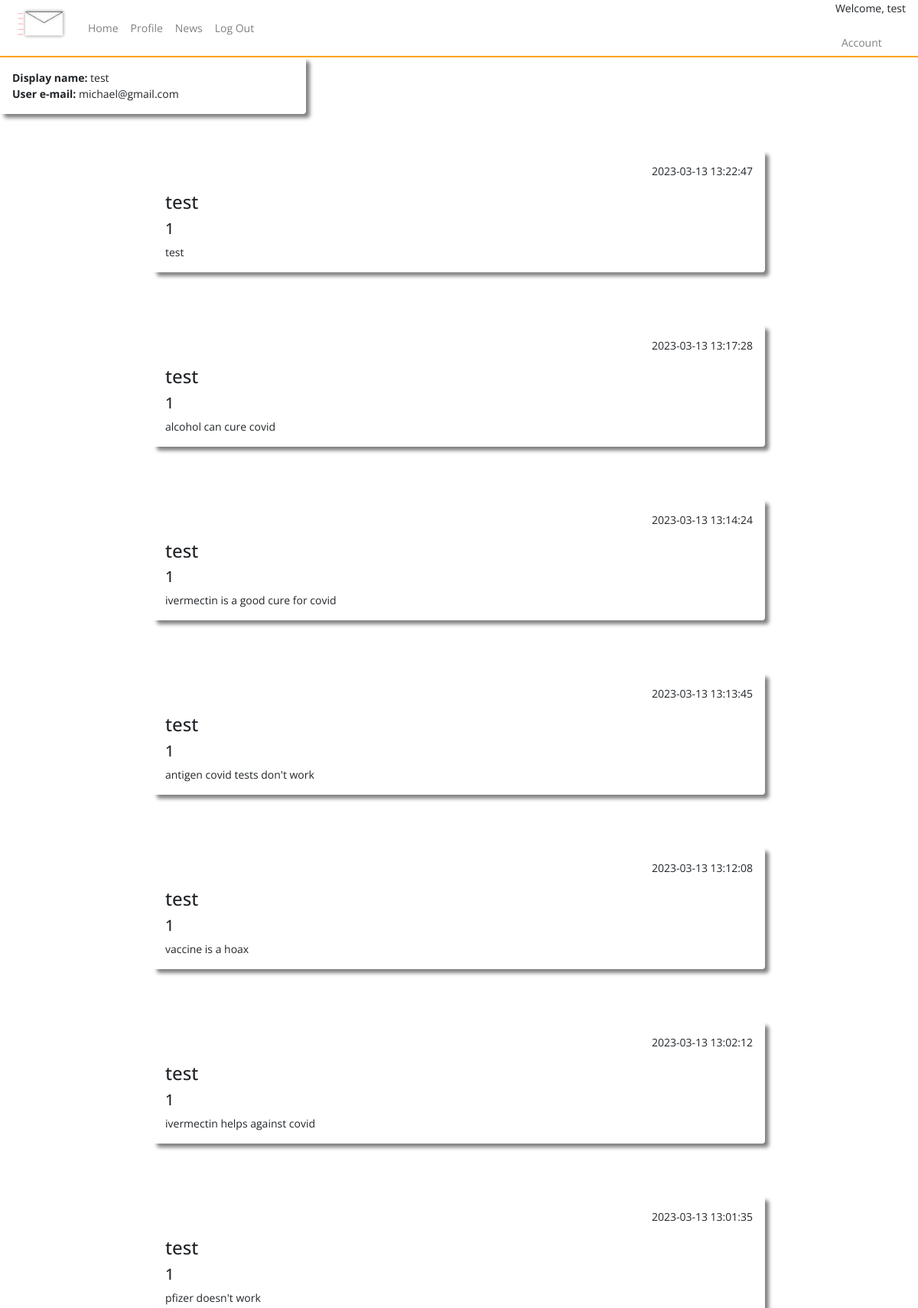
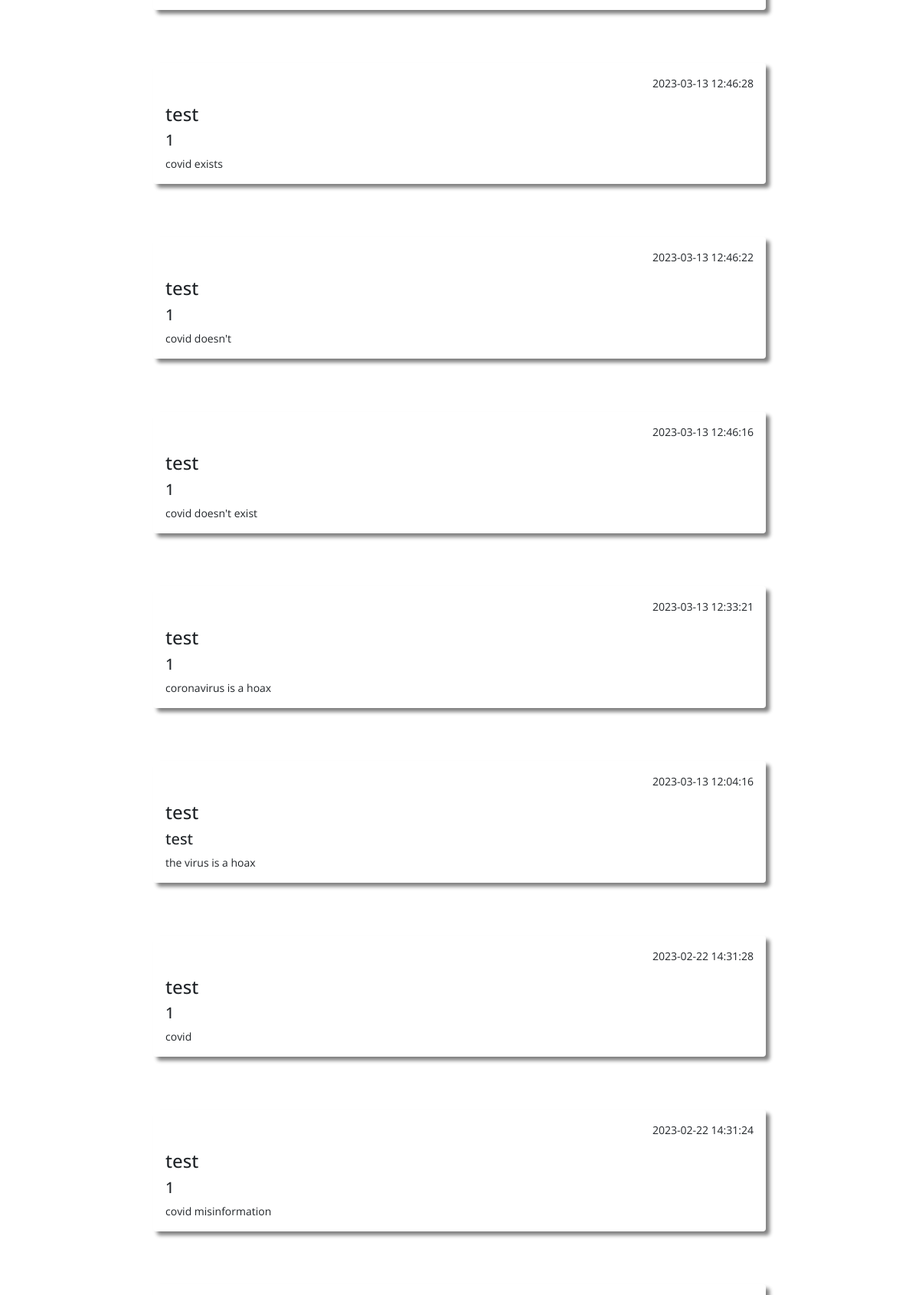
The page /profile (signed in, upper part) on the database its author committed (2 pictures, top to bottom).
### tables this page shows
CREATE TABLE users (
    ID INTEGER PRIMARY KEY AUTOINCREMENT,
    username TEXT NOT NULL,
    password TEXT NOT NULL,
    email TEXT NOT NULL UNIQUE
, user_type VARCHAR, whitelisted text, blacklisted text);

CREATE TABLE posts (
    ID INTEGER PRIMARY KEY AUTOINCREMENT,
    title TEXT NOT NULL,
    content TEXT NOT NULL,
    by_user TEXT NOT NULL,
    created_at timestamp default current_timestamp
, userID integer, flag_covid text, blacklisted text, flag_vaccine text, flag_tests text, flag_cures text);

### app.py (the view)
@app.route("/profile")
def profile():
    if not session.get('username'):
        return redirect(url_for('home'))
    user=query_db('SELECT * FROM users WHERE username = ?', [session['username']], True)
    user_posts=query_db('SELECT * FROM posts WHERE by_user = ? ORDER BY created_at DESC', [session['username']])
    return render_template('profile.html', user = user, user_posts = user_posts)

### app.py (called while the page is built)
def query_db(query, args=(), one=False):
    con = g._database = sqlite3.connect(DATABASE)
    con.row_factory = sqlite3.Row
    cur = con.execute(query, args)
    rv = cur.fetchall()
    cur.close()
    return (rv[0] if rv else None) if one else rv

### templates/profile.html (shortened to what this page needs)
{% include "layout.html" %}
{% include "nav.html" %}
<div class="container-fluid">
    <div class="row h-500">
        <div class="col-4 shadow p-3 mb-5 rounded">
            <b>Display name:</b> {{ user.username }}<br>
            <b>User e-mail:</b> {{ user.email }}
        </div>
    </div>
    {% for user_post in user_posts %}
    <div class="shadow mx-auto posts p-3 mb-5 rounded">
    <p align="right">{{  user_post.created_at  }}</p>
    <h4>{{ user_post.by_user }}</h4>
    <h5>{{ user_post.title }}</h5>
    {{ user_post.content }}<br/>
    </div>
    <br/>
    {% endfor %}
</div>

### static/css/style.css (style rules this page uses)
.shadow { box-shadow: 5px 5px 5px grey; }
.posts { width: 800px; }

### rows shown on the page
users: username "test", email "michael@gmail.com"
posts: created_at "2023-03-13 13:22:47", by_user "test", title "1", content "test"
posts: created_at "2023-03-13 13:17:28", by_user "test", title "1", content "alcohol can cure covid"
posts: created_at "2023-03-13 13:14:24", by_user "test", title "1", content "ivermectin is a good cure for covid"
posts: created_at "2023-03-13 13:13:45", by_user "test", title "1", content "antigen covid tests don't work"
posts: created_at "2023-03-13 13:12:08", by_user "test", title "1", content "vaccine is a hoax"
posts: created_at "2023-03-13 13:02:12", by_user "test", title "1", content "ivermectin helps against covid"
posts: created_at "2023-03-13 13:01:35", by_user "test", title "1", content "pfizer doesn't work"
posts: created_at "2023-03-13 12:46:28", by_user "test", title "1", content "covid exists"
posts: created_at "2023-03-13 12:46:22", by_user "test", title "1", content "covid doesn't"
posts: created_at "2023-03-13 12:46:16", by_user "test", title "1", content "covid doesn't exist"
posts: created_at "2023-03-13 12:33:21", by_user "test", title "1", content "coronavirus is a hoax"
posts: created_at "2023-03-13 12:04:16", by_user "test", title "test", content "the virus is a hoax"
posts: created_at "2023-02-22 14:31:28", by_user "test", title "1", content "covid"
posts: created_at "2023-02-22 14:31:24", by_user "test", title "1", content "covid misinformation"

### other values the page prints
{{ session.username }} "test"
